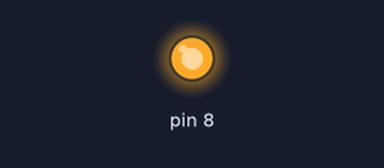
A sketch run on a simulated Arduino Uno, built with avr-gcc and run on an emulated ATmega328P. On the bench: output pins drawn as LEDs (lit = HIGH).

Above: at 0.2 s.
At 5.0 s:
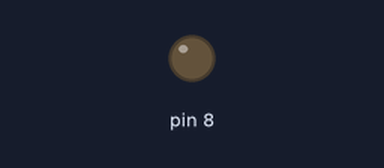
Timing chart, 0 to 13.0 s (numbered marks = the images above):
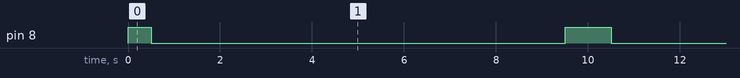

The sketch:

fade.ino
```cpp
void setup() {
  // put your setup code here, to run once:
pinMode(8,OUTPUT);
}

void loop() {
  // put your main code here, to run repeatedly:
analogWrite(8,500);
delay(500);
analogWrite(8,90);
delay(500);
analogWrite(8,80);
delay(500);
analogWrite(8,70);
delay(500);
analogWrite(8,60);
delay(500);
analogWrite(8,50);
delay(500);
analogWrite(8,40);
delay(500);
analogWrite(8,30);
delay(500);
analogWrite(8,20);
delay(500);
analogWrite(8,10);
delay(500);
analogWrite(8,10);
delay(500);
analogWrite(8,20);
delay(500);
analogWrite(8,30);
delay(500);
analogWrite(8,40);
delay(500);
analogWrite(8,50);
delay(500);
analogWrite(8,60);
delay(500);
analogWrite(8,80);
delay(500);
analogWrite(8,80);
delay(500);
analogWrite(8,90);
delay(500);
analogWrite(8,500);
delay(500);

}
```

Measured:
- by itself, pin 8: repeats every 10.0 s: LOW 9.0 s, HIGH 1.0 s
